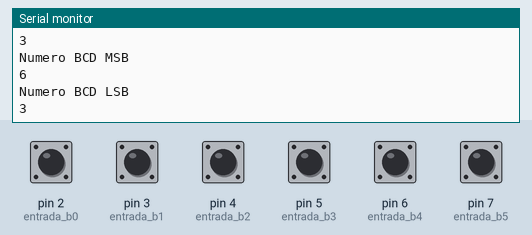
A sketch run on a simulated Arduino Uno, built with avr-gcc and run on an emulated ATmega328P. On the bench: the last lines printed to the serial monitor. The test bench sets the inputs (shaded band); at power-on: pin 2 (entrada_b0), pin 3 (entrada_b1), pin 4 (entrada_b2), pin 5 (entrada_b3), pin 6 (entrada_b4), pin 7 (entrada_b5) HIGH.

Above: at 2.8 s.
2.9 s: pin 2 (entrada_b0) pulled LOW for 1.2 s
At 3.8 s:
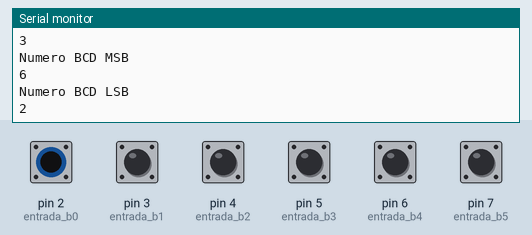
5.6 s: pin 3 (entrada_b1) pulled LOW for 1.2 s
At 6.8 s:
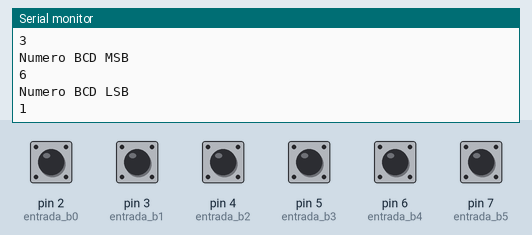
8.3 s: pin 4 (entrada_b2) pulled LOW for 1.2 s
At 9.8 s:
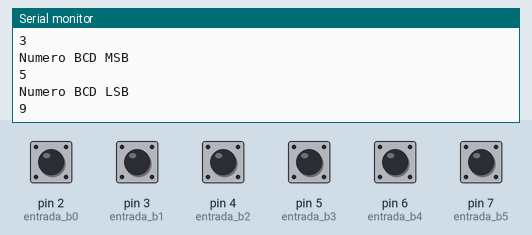
11.0 s: pin 6 (entrada_b4) pulled LOW for 1.2 s
At 11.8 s:
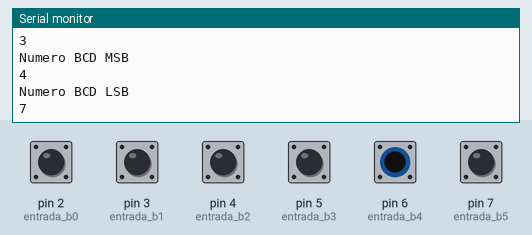
Timing chart, 0 to 14.0 s (numbered marks = the images above; inputs shaded):
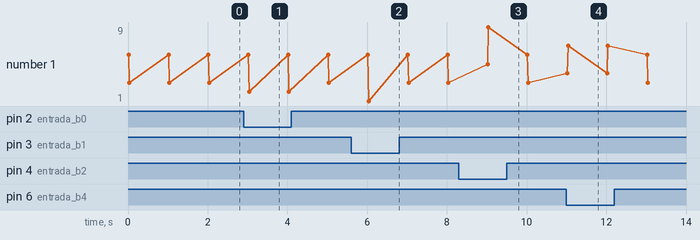

The sketch:

_74185.ino
```cpp
//Autor:Dario Jorge Iglesias
boolean A,B,C,D,E,Y1,Y2,Y3;
boolean Y4,Y5,Y6,Y7,Y8;
boolean b5,b4,b3,b2,b1,b0;
int BCDLSB,BCDMSB;
void setup(){
 pinMode(2,INPUT_PULLUP);//entrada b0
 pinMode(3,INPUT_PULLUP);//entrada b1
 pinMode(4,INPUT_PULLUP);//entrada b2
 pinMode(5,INPUT_PULLUP);//entrada b3
 pinMode(6,INPUT_PULLUP);//entrada b4
 pinMode(7,INPUT_PULLUP);//entrada b5
 Serial.begin(9600);}
void loop(){
 b0=digitalRead(2);b1=digitalRead(3);
 b2=digitalRead(4);b3=digitalRead(5);
 b4=digitalRead(6);b5=digitalRead(7);
 A=b1;B=b2;C=b3;D=b4;E=b5;
 //Lógica de primer 74185 por soft
 Y1=(!E&!D&!C&A)|(!E&!D&C&B&!A)|
 (!E&D&!C&!B&!A)|(!E&!C&B&A)|
 (!E&D&C&!B&A)|(E&!C&B&!A)|
 (E&C&B&A)|(E&D&C&!B&!A)|
 (E&!D&!C&!A)|(E&!D&C&A);
 Y2=(!E&!D&!C&B)|(!D&C&B&A)|
 (!E&D&!B&!A)|(E&!D&C&!B)|
 (E&D&!C&B&A)|(D&C&!B&!A)|
 (E&!D&!C&!B&A)|(E&!D&B&!A)|
 (E&!D&C&B);
 Y3=(!E&!D&C&!B&!A)|(!E&D&!C&!B&A)|
 (!E&D&C&B&!A)|(E&D&!C&!B&!A)|
 (E&D&C&!B&A)|(E&!D&!C&B&A);
 Y4=(!E&!D&C&B)|(!E&!D&C&A)|
 (!E&D&!C&!B)|(!E&C&B&A)|
 (E&!C&A)|(E&!C&B)|
 (E&D&C&!B)|(E&!D&!C);
 Y5=(!E&D&B)|(!E&D&C)|
 (E&!D&!C)|(D&C&B);
 Y6=(E&D)|(E&C);
 Y7=HIGH;Y8=HIGH;
 BCDLSB=(Y3*8+Y2*4+Y1*2+b0*1);
 BCDMSB=(Y6*4+Y5*2+Y4*1);
 Serial.println("Numero BCD MSB");
 Serial.println(BCDMSB);
 Serial.println("Numero BCD LSB");
 Serial.println(BCDLSB);delay(1000);}
```

Measured:
- after the input at 2.9 s, the serial monitor: prints a new line after 0.14 s (image 1)
- after the input at 5.6 s, the serial monitor: prints a new line after 0.44 s (image 2)
- after the input at 8.3 s, the serial monitor: prints a new line after 0.72 s (image 3)
- after the input at 11.0 s, the serial monitor: prints a new line at once (image 4)
